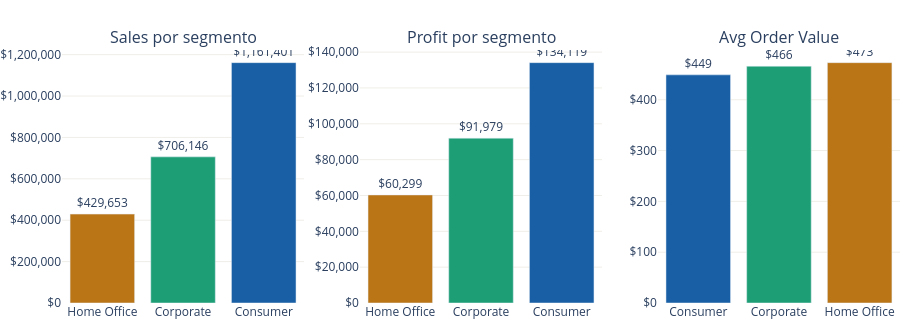

This figure's notebook cell:
### Code cell
fig = make_subplots(rows=1, cols=3,
    subplot_titles=["Sales por segmento", "Profit por segmento", "Avg Order Value"])

metrics = ["Sales", "Profit", "Avg Order Value"]
for i, metric in enumerate(metrics, start=1):
    seg_s = seg.sort_values(metric)
    fig.add_trace(go.Bar(
        x=seg_s["Segment"], y=seg_s[metric],
        marker_color=[SEG_COLORS[s] for s in seg_s["Segment"]],
        text=[f"${v:,.0f}" for v in seg_s[metric]],
        textposition="outside",
        showlegend=False,
    ), row=1, col=i)

fig.update_layout(
    height=320, plot_bgcolor="white", paper_bgcolor="white",
    margin=dict(l=0, r=0, t=50, b=0),
)
fig.update_yaxes(tickprefix="$", tickformat=",.0f", showgrid=True, gridcolor="#F0EEE8")
fig.show()

### Figure 1 — Plotly figure (JSON) as saved in the notebook; plotly's stock layout.template omitted (floating-point values rounded to 4 significant figures)
{"data": [{"marker": {"color": ["#BA7517", "#1D9E75", "#185FA5"]}, "showlegend": false, "text": ["$429,653", "$706,146", "$1,161,401"], "textposition": "outside", "type": "bar", "x": ["Home Office", "Corporate", "Consumer"], "xaxis": "x", "y": [429700.0, 706100.0, 1161000.0], "yaxis": "y"}, {"marker": {"color": ["#BA7517", "#1D9E75", "#185FA5"]}, "showlegend": false, "text": ["$60,299", "$91,979", "$134,119"], "textposition": "outside", "type": "bar", "x": ["Home Office", "Corporate", "Consumer"], "xaxis": "x2", "y": [60300.0, 91980.0, 134100.0], "yaxis": "y2"}, {"marker": {"color": ["#185FA5", "#1D9E75", "#BA7517"]}, "showlegend": false, "text": ["$449", "$466", "$473"], "textposition": "outside", "type": "bar", "x": ["Consumer", "Corporate", "Home Office"], "xaxis": "x3", "y": [449.0, 466.0, 473.0], "yaxis": "y3"}], "layout": {"annotations": [{"font": {"size": 16}, "showarrow": false, "text": "Sales por segmento", "x": 0.1444, "xanchor": "center", "xref": "paper", "y": 1, "yanchor": "bottom", "yref": "paper"}, {"font": {"size": 16}, "showarrow": false, "text": "Profit por segmento", "x": 0.5, "xanchor": "center", "xref": "paper", "y": 1, "yanchor": "bottom", "yref": "paper"}, {"font": {"size": 16}, "showarrow": false, "text": "Avg Order Value", "x": 0.8556, "xanchor": "center", "xref": "paper", "y": 1, "yanchor": "bottom", "yref": "paper"}], "height": 320, "margin": {"b": 0, "l": 0, "r": 0, "t": 50}, "paper_bgcolor": "white", "plot_bgcolor": "white", "xaxis": {"anchor": "y", "domain": [0, 0.2889]}, "xaxis2": {"anchor": "y2", "domain": [0.3556, 0.6444]}, "xaxis3": {"anchor": "y3", "domain": [0.7111, 1]}, "yaxis": {"anchor": "x", "domain": [0, 1], "gridcolor": "#F0EEE8", "showgrid": true, "tickformat": ",.0f", "tickprefix": "$"}, "yaxis2": {"anchor": "x2", "domain": [0, 1], "gridcolor": "#F0EEE8", "showgrid": true, "tickformat": ",.0f", "tickprefix": "$"}, "yaxis3": {"anchor": "x3", "domain": [0, 1], "gridcolor": "#F0EEE8", "showgrid": true, "tickformat": ",.0f", "tickprefix": "$"}}}
